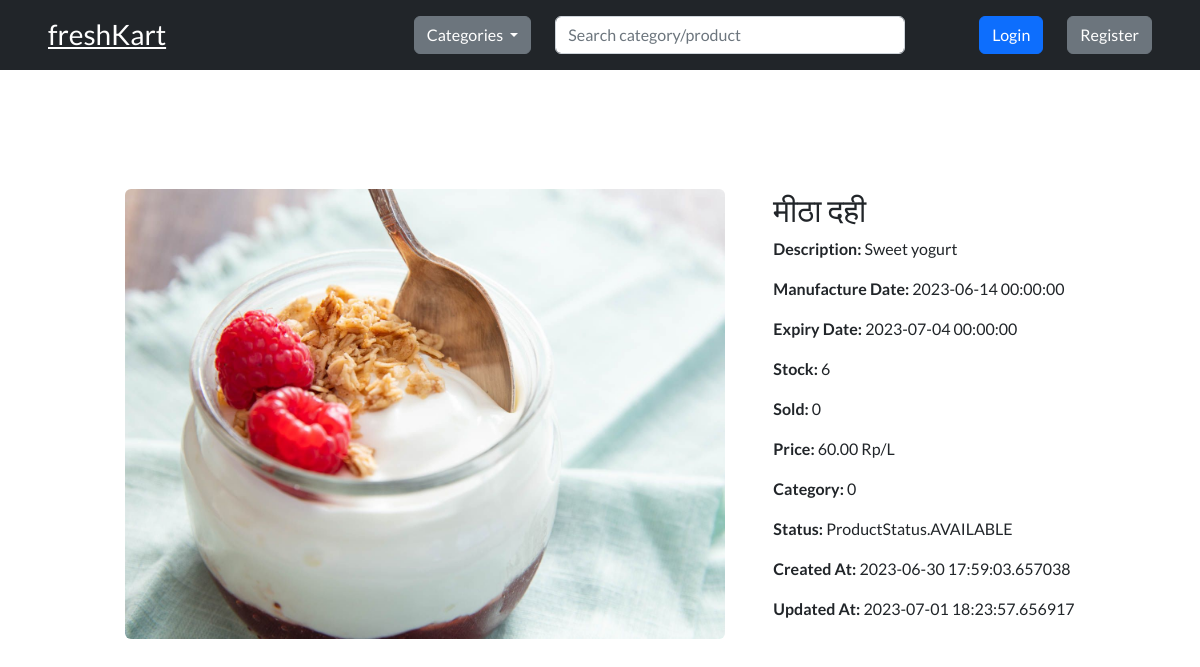
The app's page /product/2 with its own data.
### models/product.py (models this page shows)
class Product(db.Model):
    id = db.Column(db.Integer, primary_key=True)
    name = db.Column(db.String(200), nullable=False)
    description = db.Column(db.String(200), nullable=False)
    image = db.Column(db.String(200), nullable=False)
    manufacture_date = db.Column(db.DateTime, nullable=False)
    expiry_date = db.Column(db.DateTime, nullable=False)
    stock = db.Column(db.Integer, nullable=False)
    sold = db.Column(db.Integer, default=0)
    price = db.Column(db.Numeric(precision=10, scale=2), nullable=False)
    rate = db.Column(db.Enum(ProductRateTypes), default=ProductRateTypes.RUPEES)
    category = db.Column(db.Integer, db.ForeignKey("category.id"), nullable=False)
    status = db.Column(db.Enum(ProductStatus), default=ProductStatus.AVAILABLE)
    created_at = db.Column(db.DateTime, default=datetime.utcnow())
    updated_at = db.Column(
        db.DateTime, default=datetime.utcnow(), onupdate=datetime.utcnow()
    )
    def __repr__(self):
        return f"<Product {self.id}>"

### routes/product.py (the view)
@product_bp.route("/<product_id>", methods=["GET"])
def get_product(product_id):
    return product_get_controller(product_id=product_id, request=request)

### app.py (called while the page is built)
@app.context_processor
def inject_variable():
    user_is_logged_in = "id" in session
    user_is_admin = False
    categories_list = Category.query.order_by(Category.name.asc()).all()
    rates_list = [rate_type for rate_type in ProductRateTypes]
    if "role" in session and session["role"] == "ADMIN":
        user_is_admin = True
    return {
        "user_is_logged_in": user_is_logged_in,
        "user_is_admin": user_is_admin,
        "categories_list": categories_list,
        "session": session,
        "rates_list": rates_list,
    }

### controllers/product/get.py (called while the page is built)
def product_get_controller(product_id, request):
    product = Product.query.filter_by(id=product_id).first()
    return render_template("product.html", product=product)

### templates/product.html (shortened to what this page needs)
{% extends "layouts/base.html" %}
{% block body %}
<div class="container">
    <div class="d-flex justify-content-center gap-5 align-items-center" style="height: 80vh;">
        <div>
            <img src="{{ product.image }}" width="600" alt="{{ product.name }}" class="img-fluid rounded-2"
                style="max-height: 80vh;">
        </div>
        <div>
            <h2>{{ product.name }}</h2>
            <p><strong>Description:</strong> {{ product.description }}</p>
            <p><strong>Manufacture Date:</strong> {{ product.manufacture_date }}</p>
            <p><strong>Expiry Date:</strong> {{ product.expiry_date }}</p>
            <p><strong>Stock:</strong> {{ product.stock }}</p>
            <p><strong>Sold:</strong> {{ product.sold }}</p>
            <p><strong>Price:</strong> {{ product.price }} {{ product.rate.value }}</p>
            <p><strong>Category:</strong> {{ product.category }}</p>
            <p><strong>Status:</strong> {{ product.status }}</p>
            <p><strong>Created At:</strong> {{ product.created_at }}</p>
            <p><strong>Updated At:</strong> {{ product.updated_at }}</p>
        </div>
    </div>
</div>
{% endblock %}

### static/css/style.css (style rules this page uses)
body { font-family: "Lato", sans-serif; overflow-x: hidden; }

### records on screen
Product: image (picture), name "मीठा दही", description "Sweet yogurt", manufacture_date "2023-06-14 00:00:00", expiry_date "2023-07-04 00:00:00", stock "6", sold "0", price "60.00", rate.value "Rp/L", category "0", status "ProductStatus.AVAILABLE", created_at "2023-06-30 17:59:03.657038", updated_at "2023-07-01 18:23:57.656917"
